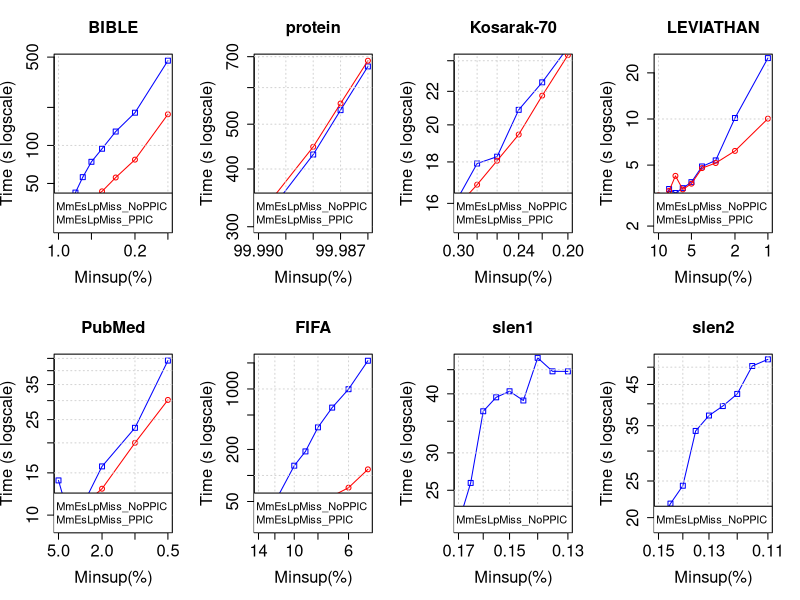

Generate this figure with R:
tiff("MmEsLpMiss__Comparison.png", width=18, height=9, units='in', res=120)
par(mfrow=c(2,4), cex.lab=1.5, cex.axis=1.5, cex.main=1.5, cex.sub=1.5)

#BIBLE
#DATA
x <- c(0.01, 0.009, 0.008, 0.007, 0.006, 0.005, 0.004, 0.003, 0.002, 0.001)*100

zero <- c(35452, 36785, 35713, 42346, 56086, 74180, 94140, 128774, 181539, 468725)/1000
one <- c(28247, 23874, 27147, 28035, 30995, 37511, 43290, 55725, 77181, 176405)/1000

#PLOT
plot(x, zero, log = "xy", type="o", pch=0, xlab="Minsup(%)",ylab="Time (s logscale)", col="blue", xlim = rev(range(x)), ylim=c(23, 468))
lines(x, one, col="red", type="o", pch=1)
title(main="BIBLE", cex.lab=1.5, cex.axis=1.5, cex.main=1.5, cex.sub=1.5)
grid()
legend("bottomright", legend=c("MmEsLpMiss_NoPPIC", "MmEsLpMiss_PPIC"), lty=c(1,1),lwd=c(2,2), col=c("blue", "red"), cex = 1)

#protein
#DATA
x <- c(0.9999, 0.99988, 0.99987, 0.99986)*100

zero <- c(301100, 429886, 536385, 666723)/1000
one <- c(316549, 446706, 554299, 686114)/1000

#PLOT
plot(x, zero, log = "xy", type="o", pch=0, xlab="Minsup(%)",ylab="Time (s logscale)", col="blue", xlim = rev(range(x)), ylim=c(301, 686))
lines(x, one, col="red", type="o", pch=1)
title(main="protein", cex.lab=1.5, cex.axis=1.5, cex.main=1.5, cex.sub=1.5)
grid()
legend("bottomright", legend=c("MmEsLpMiss_NoPPIC", "MmEsLpMiss_PPIC"), lty=c(1,1),lwd=c(2,2), col=c("blue", "red"), cex = 1)

#Kosarak-70
#DATA
x <- c(0.003, 0.0028, 0.0026, 0.0024, 0.0022, 0.002)*100

zero <- c(16291, 17919, 18273, 20873, 22570, 24924)/1000
one <- c(15922, 16873, 18065, 19459, 21731, 24384)/1000

#PLOT
plot(x, zero, log = "xy", type="o", pch=0, xlab="Minsup(%)",ylab="Time (s logscale)", col="blue", xlim = rev(range(x)), ylim=c(15, 24))
lines(x, one, col="red", type="o", pch=1)
title(main="Kosarak-70", cex.lab=1.5, cex.axis=1.5, cex.main=1.5, cex.sub=1.5)
grid()
legend("bottomright", legend=c("MmEsLpMiss_NoPPIC", "MmEsLpMiss_PPIC"), lty=c(1,1),lwd=c(2,2), col=c("blue", "red"), cex = 1)

#LEVIATHAN
#DATA
x <- c(0.1, 0.09, 0.08, 0.07, 0.06, 0.05, 0.04, 0.03, 0.02, 0.01)*100

zero <- c(2748, 2808, 3491, 3287, 3539, 3871, 4898, 5367, 10148, 24977)/1000
one <- c(3170, 2933, 3398, 4253, 3470, 3782, 4780, 5159, 6189, 10052)/1000

#PLOT
plot(x, zero, log = "xy", type="o", pch=0, xlab="Minsup(%)",ylab="Time (s logscale)", col="blue", xlim = rev(range(x)), ylim=c(2, 24))
lines(x, one, col="red", type="o", pch=1)
title(main="LEVIATHAN", cex.lab=1.5, cex.axis=1.5, cex.main=1.5, cex.sub=1.5)
grid()
legend("bottomright", legend=c("MmEsLpMiss_NoPPIC", "MmEsLpMiss_PPIC"), lty=c(1,1),lwd=c(2,2), col=c("blue", "red"), cex = 1)

#PubMed
#DATA
x <- c(0.05, 0.04, 0.03, 0.02, 0.01, 0.005)*100

zero <- c(13949, 9785, 11005, 15957, 23109, 44058)/1000
one <- c(9556, 10489, 10974, 12881, 20003, 30201)/1000

#PLOT
plot(x, zero, log = "xy", type="o", pch=0, xlab="Minsup(%)",ylab="Time (s logscale)", col="blue", xlim = rev(range(x)), ylim=c(9, 44))
lines(x, one, col="red", type="o", pch=1)
title(main="PubMed", cex.lab=1.5, cex.axis=1.5, cex.main=1.5, cex.sub=1.5)
grid()
legend("bottomright", legend=c("MmEsLpMiss_NoPPIC", "MmEsLpMiss_PPIC"), lty=c(1,1),lwd=c(2,2), col=c("blue", "red"), cex = 1)

#FIFA
#DATA
x <- c(0.14, 0.12, 0.1, 0.09, 0.08, 0.07, 0.06, 0.05)*100

zero <- c(33111, 49208, 129728, 189627, 359721, 608857, 994174, 2120188)/1000
one <- c(26572, 28193, 35703, 44324, 48639, 57630, 72229, 117669)/1000

#PLOT
plot(x, zero, log = "xy", type="o", pch=0, xlab="Minsup(%)",ylab="Time (s logscale)", col="blue", xlim = rev(range(x)), ylim=c(26, 2120))
lines(x, one, col="red", type="o", pch=1)
title(main="FIFA", cex.lab=1.5, cex.axis=1.5, cex.main=1.5, cex.sub=1.5)
grid()
legend("bottomright", legend=c("MmEsLpMiss_NoPPIC", "MmEsLpMiss_PPIC"), lty=c(1,1),lwd=c(2,2), col=c("blue", "red"), cex = 1)

#slen1
#DATA
x <- c(0.0017, 0.00165, 0.0016, 0.00155, 0.0015, 0.00145, 0.0014, 0.00135, 0.0013)*100

zero <- c(21301, 25910, 36740, 39328, 40503, 38721, 47662, 44635, 44621)/1000

#PLOT
plot(x, zero, log = "xy", type="o", pch=0, xlab="Minsup(%)",ylab="Time (s logscale)", col="blue", xlim = rev(range(x)), ylim=c(21, 47))
title(main="slen1", cex.lab=1.5, cex.axis=1.5, cex.main=1.5, cex.sub=1.5)
grid()
legend("bottomright", legend=c("MmEsLpMiss_NoPPIC"), lty=c(1,1),lwd=c(2,2), col=c("blue"), cex = 1)

#slen2
#DATA
x <- c(0.0015, 0.00145, 0.0014, 0.00135, 0.0013, 0.00125, 0.0012, 0.00115, 0.0011)*100

zero <- c(19100, 21783, 24292, 33911, 37246, 39462, 42475, 50357, 52442)/1000

#PLOT
plot(x, zero, log = "xy", type="o", pch=0, xlab="Minsup(%)",ylab="Time (s logscale)", col="blue", xlim = rev(range(x)), ylim=c(19, 52))
title(main="slen2", cex.lab=1.5, cex.axis=1.5, cex.main=1.5, cex.sub=1.5)
grid()
legend("bottomright", legend=c("MmEsLpMiss_NoPPIC"), lty=c(1,1),lwd=c(2,2), col=c("blue"), cex = 1)

dev.off()
